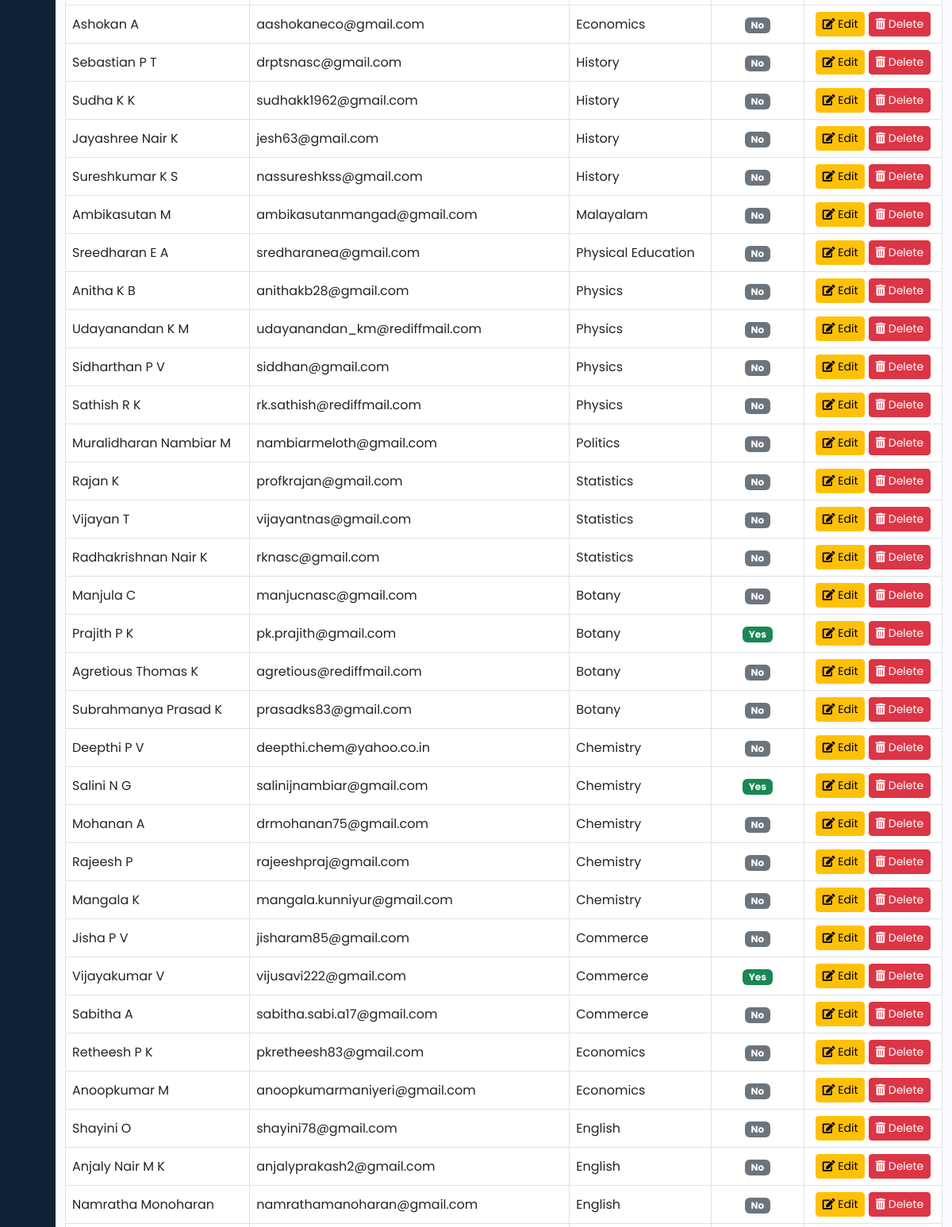
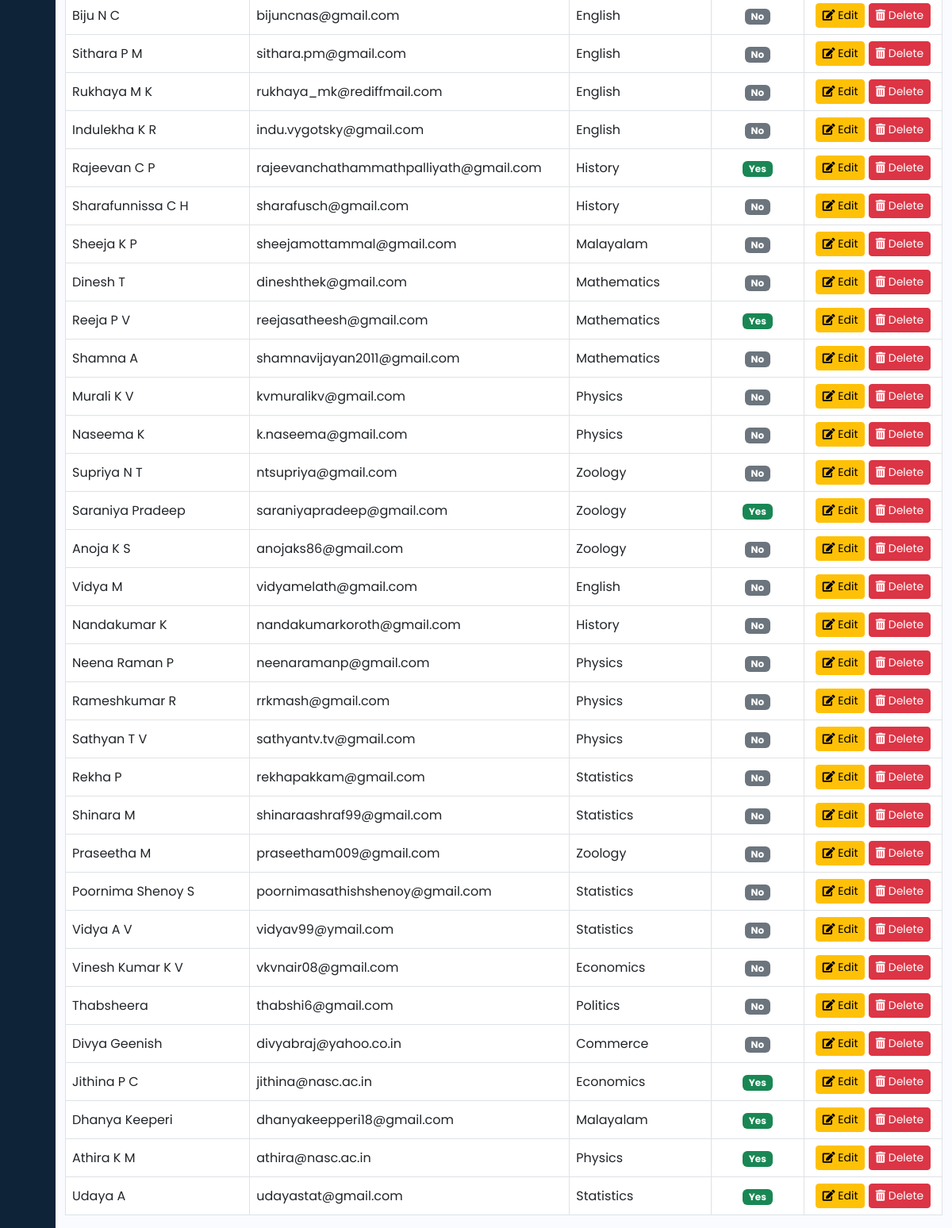
/teacher-list/ (signed in, lower part), run on an earlier commit of the app's database (2 pictures, top to bottom).
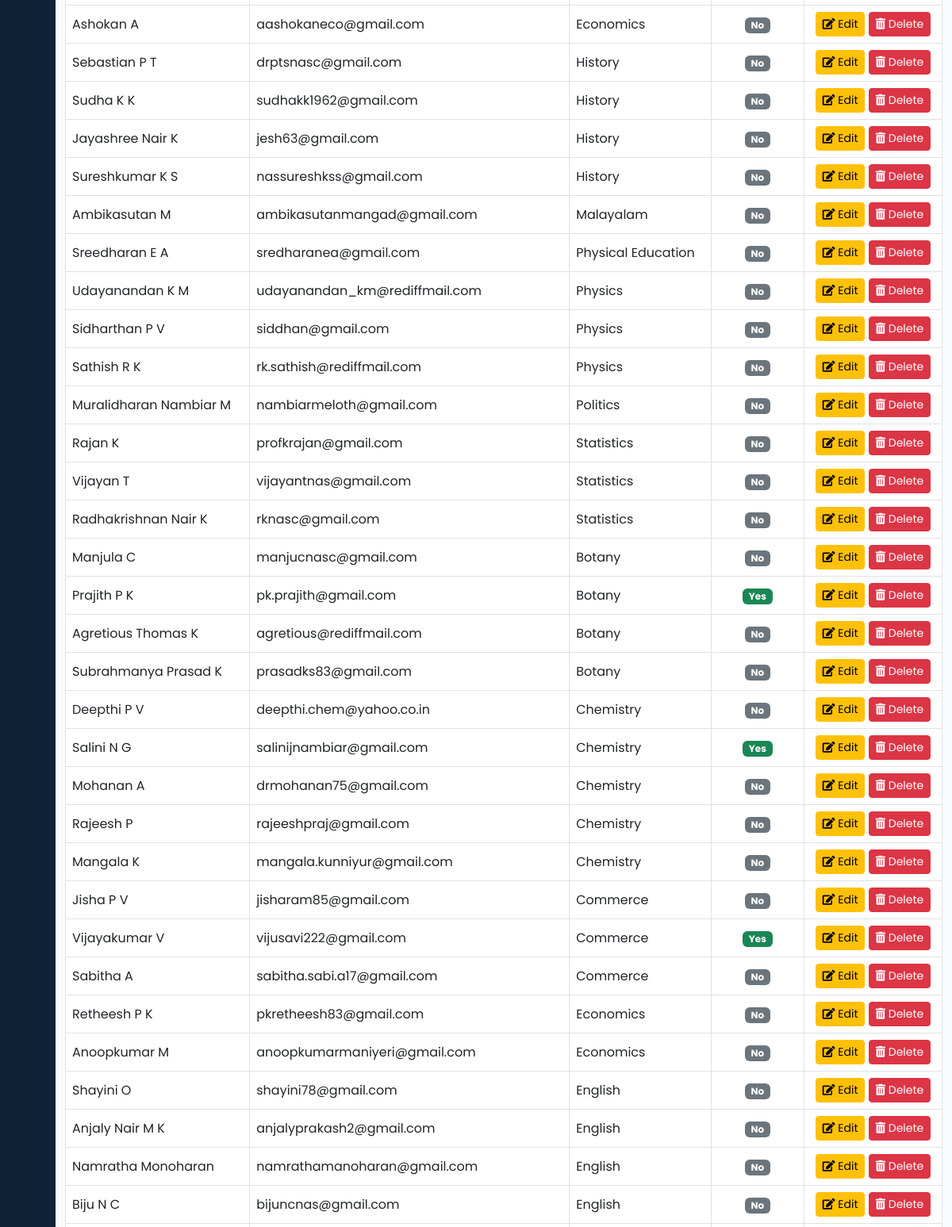
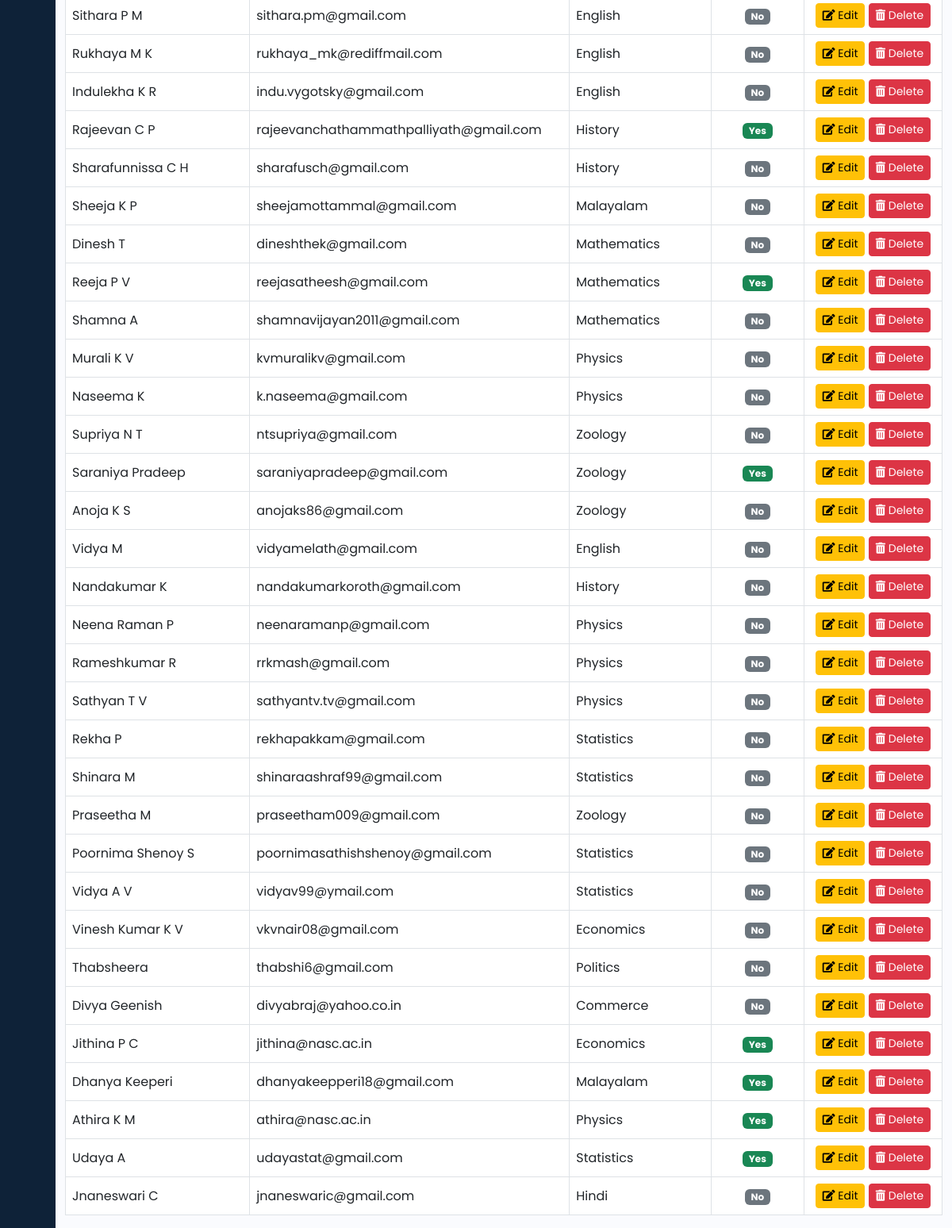
And on a later commit of the database (2 pictures, top to bottom).
### rapid/models.py (models this page shows, shortened)
class Teacher(models.Model):
    teacher_id = models.AutoField(primary_key=True)
    teacher_name = models.CharField(max_length=100)
    user_id = models.OneToOneField(User, on_delete=models.CASCADE)
    department_id = models.ForeignKey(Department, on_delete=models.CASCADE)
    phone = models.CharField(max_length=15, unique=True)
    email = models.EmailField(unique=True)
    is_hod = models.BooleanField(default=False)  # New field to mark HODs

class Department(models.Model):
    department_id=models.AutoField(primary_key=True)
    department_name=models.CharField(max_length=100)

### rapid/views.py (the view)
# urls.py: path('teacher-list/', views.teacher_list, name='teacher_list'),
@login_required
@admin_required
def teacher_list(request):
    teachers = Teacher.objects.all()  # Fetch all teachers from the database
    departments = Department.objects.all()  # Fetch all departments
    return render(request, 'rapid/teacher_list.html', {'teachers': teachers,"departments": departments})

### rapid/templates/rapid/teacher_list.html (shortened to what this page needs)
{% extends "base.html" %}
{% block content %}
<div class="container mt-5">
    <div class="table-responsive">
        <table class="table table-hover table-bordered align-middle">
            <tbody id="teacherTable">
                {% for teacher in teachers %}
                <tr class="{% if teacher.is_hod %}hod{% else %}non-hod{% endif %}" data-department="{{ teacher.department_id.department_id }}">
                    <td>{{ teacher.teacher_name }}</td>
                    <td>{{ teacher.email }}</td>
                    <td>{{ teacher.department_id.department_name }}</td>
                    <td class="text-center">
                        {% if teacher.is_hod %}
                            <span class="badge bg-success">Yes</span>
                        {% else %}
                            <span class="badge bg-secondary">No</span>
                        {% endif %}
                    </td>
                    <td class="text-center">
                        <a href="{% url 'edit_teacher' teacher.pk %}" class="btn btn-warning btn-sm">
                            <i class="fas fa-edit"></i> Edit
                        </a>
                        <a href="{% url 'delete_teacher' teacher.teacher_id %}"
                           onclick="return confirm('Are you sure you want to delete this teacher?');"
                           class="btn btn-danger btn-sm">
                            <i class="fas fa-trash-alt"></i> Delete
                        </a>
                    </td>
                </tr>
                {% empty %}
                <tr>
                    <td colspan="5" class="text-center text-muted">No teachers available.</td>
                </tr>
                {% endfor %}
            </tbody>
        </table>
    </div>
</div>
{% endblock %}

What changed in the data, as far as the page shows it:
removed Teacher: teacher_name "Anitha K B", email "anithakb28@gmail.com", department_id.department_name "Physics", is_hod "No"
added Teacher: teacher_name "Jnaneswari C", email "jnaneswaric@gmail.com", department_id.department_name "Hindi", is_hod "No"
